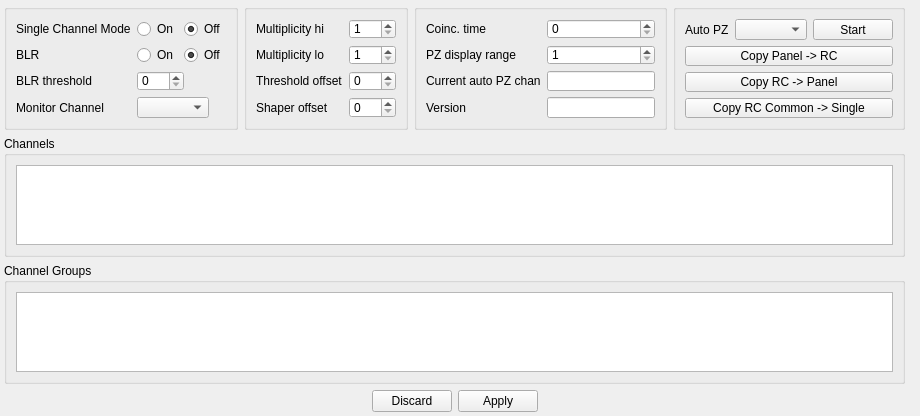
<?xml version="1.0" encoding="UTF-8"?>
<ui version="4.0">
 <class>MSCF16Panel</class>
 <widget class="QWidget" name="MSCF16Panel">
  <property name="geometry">
   <rect>
    <x>0</x>
    <y>0</y>
    <width>920</width>
    <height>416</height>
   </rect>
  </property>
  <property name="sizePolicy">
   <sizepolicy hsizetype="Preferred" vsizetype="Preferred">
    <horstretch>0</horstretch>
    <verstretch>0</verstretch>
   </sizepolicy>
  </property>
  <property name="minimumSize">
   <size>
    <width>920</width>
    <height>400</height>
   </size>
  </property>
  <property name="windowTitle">
   <string>Form</string>
  </property>
  <layout class="QGridLayout" name="gridLayout_4">
   <property name="margin">
    <number>4</number>
   </property>
   <item row="0" column="0">
    <layout class="QHBoxLayout" name="horizontalLayout_10">
     <item>
      <widget class="QGroupBox" name="groupBox">
       <property name="sizePolicy">
        <sizepolicy hsizetype="Fixed" vsizetype="Preferred">
         <horstretch>0</horstretch>
         <verstretch>0</verstretch>
        </sizepolicy>
       </property>
       <property name="title">
        <string/>
       </property>
       <layout class="QFormLayout" name="formLayout">
        <property name="fieldGrowthPolicy">
         <enum>QFormLayout::ExpandingFieldsGrow</enum>
        </property>
        <item row="0" column="0">
         <widget class="QLabel" name="label">
          <property name="toolTip">
           <string>&lt;html&gt;&lt;head/&gt;&lt;body&gt;&lt;p&gt;If set to &amp;quot;On&amp;quot; the individual values for threshold, pz, gain and shaping time are used.&lt;/p&gt;&lt;p&gt;If set to &amp;quot;Off&amp;quot; the values from the &amp;quot;Common&amp;quot; columns are used.&lt;/p&gt;&lt;/body&gt;&lt;/html&gt;</string>
          </property>
          <property name="text">
           <string>Single Channel Mode</string>
          </property>
          <property name="buddy">
           <cstring>rb_singleChanOn</cstring>
          </property>
         </widget>
        </item>
        <item row="0" column="1">
         <layout class="QHBoxLayout" name="horizontalLayout">
          <item>
           <widget class="QRadioButton" name="rb_singleChanOn">
            <property name="text">
             <string>On</string>
            </property>
            <attribute name="buttonGroup">
             <string notr="true">buttonGroup</string>
            </attribute>
           </widget>
          </item>
          <item>
           <widget class="QRadioButton" name="rb_singleChanOff">
            <property name="text">
             <string>Off</string>
            </property>
            <property name="checked">
             <bool>true</bool>
            </property>
            <attribute name="buttonGroup">
             <string notr="true">buttonGroup</string>
            </attribute>
           </widget>
          </item>
         </layout>
        </item>
        <item row="1" column="0">
         <widget class="QLabel" name="label_3">
          <property name="toolTip">
           <string>Baseline restorer</string>
          </property>
          <property name="text">
           <string>BLR</string>
          </property>
          <property name="buddy">
           <cstring>rb_blrOn</cstring>
          </property>
         </widget>
        </item>
        <item row="1" column="1">
         <layout class="QHBoxLayout" name="horizontalLayout_2">
          <item>
           <widget class="QRadioButton" name="rb_blrOn">
            <property name="text">
             <string>On</string>
            </property>
            <attribute name="buttonGroup">
             <string notr="true">buttonGroup_2</string>
            </attribute>
           </widget>
          </item>
          <item>
           <widget class="QRadioButton" name="rb_blrOff">
            <property name="text">
             <string>Off</string>
            </property>
            <property name="checked">
             <bool>true</bool>
            </property>
            <attribute name="buttonGroup">
             <string notr="true">buttonGroup_2</string>
            </attribute>
           </widget>
          </item>
         </layout>
        </item>
        <item row="2" column="0">
         <widget class="QLabel" name="label_7">
          <property name="toolTip">
           <string>Baseline restorer threshold</string>
          </property>
          <property name="text">
           <string>BLR threshold</string>
          </property>
          <property name="buddy">
           <cstring>spin_blrThres</cstring>
          </property>
         </widget>
        </item>
        <item row="2" column="1">
         <widget class="QSpinBox" name="spin_blrThres">
          <property name="maximum">
           <number>255</number>
          </property>
         </widget>
        </item>
        <item row="3" column="0">
         <widget class="QLabel" name="label_6">
          <property name="text">
           <string>Monitor Channel</string>
          </property>
         </widget>
        </item>
        <item row="3" column="1">
         <widget class="QComboBox" name="combo_monitorChannel">
          <property name="maxVisibleItems">
           <number>100</number>
          </property>
          <property name="frame">
           <bool>true</bool>
          </property>
         </widget>
        </item>
       </layout>
       <zorder>label</zorder>
       <zorder>label_3</zorder>
       <zorder>label_7</zorder>
       <zorder>label_6</zorder>
       <zorder>spin_blrThres</zorder>
       <zorder>combo_monitorChannel</zorder>
      </widget>
     </item>
     <item>
      <widget class="QGroupBox" name="groupBox_2">
       <property name="sizePolicy">
        <sizepolicy hsizetype="Fixed" vsizetype="Preferred">
         <horstretch>0</horstretch>
         <verstretch>0</verstretch>
        </sizepolicy>
       </property>
       <property name="title">
        <string/>
       </property>
       <layout class="QFormLayout" name="formLayout_2">
        <item row="0" column="0">
         <widget class="QLabel" name="label_2">
          <property name="text">
           <string>Multiplicity hi</string>
          </property>
          <property name="buddy">
           <cstring>spin_multiplicityHi</cstring>
          </property>
         </widget>
        </item>
        <item row="0" column="1">
         <widget class="QSpinBox" name="spin_multiplicityHi">
          <property name="minimum">
           <number>1</number>
          </property>
          <property name="maximum">
           <number>8</number>
          </property>
         </widget>
        </item>
        <item row="1" column="0">
         <widget class="QLabel" name="label_4">
          <property name="text">
           <string>Multiplicity lo</string>
          </property>
          <property name="buddy">
           <cstring>spin_multiplicityLo</cstring>
          </property>
         </widget>
        </item>
        <item row="1" column="1">
         <widget class="QSpinBox" name="spin_multiplicityLo">
          <property name="minimum">
           <number>1</number>
          </property>
          <property name="maximum">
           <number>8</number>
          </property>
         </widget>
        </item>
        <item row="2" column="0">
         <widget class="QLabel" name="label_5">
          <property name="text">
           <string>Threshold offset</string>
          </property>
          <property name="buddy">
           <cstring>spin_threshOffset</cstring>
          </property>
         </widget>
        </item>
        <item row="2" column="1">
         <widget class="QSpinBox" name="spin_threshOffset">
          <property name="maximum">
           <number>200</number>
          </property>
         </widget>
        </item>
        <item row="3" column="0">
         <widget class="QLabel" name="label_9">
          <property name="text">
           <string>Shaper offset</string>
          </property>
          <property name="buddy">
           <cstring>spin_shaperOffset</cstring>
          </property>
         </widget>
        </item>
        <item row="3" column="1">
         <widget class="QSpinBox" name="spin_shaperOffset">
          <property name="maximum">
           <number>200</number>
          </property>
         </widget>
        </item>
       </layout>
      </widget>
     </item>
     <item>
      <widget class="QGroupBox" name="groupBox_3">
       <property name="sizePolicy">
        <sizepolicy hsizetype="Fixed" vsizetype="Preferred">
         <horstretch>0</horstretch>
         <verstretch>0</verstretch>
        </sizepolicy>
       </property>
       <property name="title">
        <string/>
       </property>
       <layout class="QFormLayout" name="formLayout_3">
        <item row="0" column="0">
         <widget class="QLabel" name="label_8">
          <property name="text">
           <string>Coinc. time</string>
          </property>
          <property name="buddy">
           <cstring>spin_coincTime</cstring>
          </property>
         </widget>
        </item>
        <item row="0" column="1">
         <widget class="QSpinBox" name="spin_coincTime">
          <property name="maximum">
           <number>255</number>
          </property>
         </widget>
        </item>
        <item row="1" column="0">
         <widget class="QLabel" name="label_10">
          <property name="text">
           <string>PZ display range</string>
          </property>
          <property name="buddy">
           <cstring>spin_pzDisplayRange</cstring>
          </property>
         </widget>
        </item>
        <item row="1" column="1">
         <widget class="QSpinBox" name="spin_pzDisplayRange">
          <property name="minimum">
           <number>1</number>
          </property>
          <property name="maximum">
           <number>255</number>
          </property>
         </widget>
        </item>
        <item row="2" column="0">
         <widget class="QLabel" name="label_11">
          <property name="text">
           <string>Current auto PZ chan</string>
          </property>
          <property name="buddy">
           <cstring>le_currAutoPZChan</cstring>
          </property>
         </widget>
        </item>
        <item row="2" column="1">
         <widget class="QLineEdit" name="le_currAutoPZChan">
          <property name="readOnly">
           <bool>true</bool>
          </property>
         </widget>
        </item>
        <item row="3" column="0">
         <widget class="QLabel" name="label_12">
          <property name="text">
           <string>Version</string>
          </property>
          <property name="buddy">
           <cstring>le_version</cstring>
          </property>
         </widget>
        </item>
        <item row="3" column="1">
         <widget class="QLineEdit" name="le_version">
          <property name="readOnly">
           <bool>true</bool>
          </property>
         </widget>
        </item>
       </layout>
      </widget>
     </item>
     <item>
      <widget class="QGroupBox" name="groupBox_5">
       <property name="title">
        <string/>
       </property>
       <layout class="QGridLayout" name="gridLayout">
        <item row="0" column="0" colspan="2">
         <layout class="QHBoxLayout" name="horizontalLayout_4">
          <item>
           <widget class="QLabel" name="label_13">
            <property name="text">
             <string>Auto PZ</string>
            </property>
           </widget>
          </item>
          <item>
           <widget class="QComboBox" name="combo_autoPZChan"/>
          </item>
          <item>
           <widget class="QPushButton" name="pb_autoPZ">
            <property name="text">
             <string>Start</string>
            </property>
           </widget>
          </item>
         </layout>
        </item>
        <item row="1" column="0" colspan="2">
         <widget class="QPushButton" name="pb_copyPanel2RC">
          <property name="text">
           <string>Copy Panel -&gt; RC</string>
          </property>
         </widget>
        </item>
        <item row="2" column="0" colspan="2">
         <widget class="QPushButton" name="pb_copyRC2Panel">
          <property name="text">
           <string>Copy RC -&gt; Panel</string>
          </property>
         </widget>
        </item>
        <item row="3" column="0" colspan="2">
         <widget class="QPushButton" name="pb_copyCommon2Single">
          <property name="text">
           <string>Copy RC Common -&gt; Single</string>
          </property>
         </widget>
        </item>
       </layout>
      </widget>
     </item>
    </layout>
   </item>
   <item row="1" column="0">
    <widget class="QGroupBox" name="groupBox_6">
     <property name="title">
      <string>Channels</string>
     </property>
     <layout class="QGridLayout" name="gridLayout_2">
      <item row="0" column="0">
       <widget class="QTableView" name="tv_channels">
        <property name="sizePolicy">
         <sizepolicy hsizetype="Preferred" vsizetype="Preferred">
          <horstretch>0</horstretch>
          <verstretch>0</verstretch>
         </sizepolicy>
        </property>
        <property name="minimumSize">
         <size>
          <width>0</width>
          <height>80</height>
         </size>
        </property>
        <property name="selectionMode">
         <enum>QAbstractItemView::SingleSelection</enum>
        </property>
        <attribute name="horizontalHeaderHighlightSections">
         <bool>false</bool>
        </attribute>
        <attribute name="verticalHeaderHighlightSections">
         <bool>false</bool>
        </attribute>
       </widget>
      </item>
     </layout>
    </widget>
   </item>
   <item row="2" column="0">
    <widget class="QGroupBox" name="groupBox_4">
     <property name="title">
      <string>Channel Groups</string>
     </property>
     <layout class="QGridLayout" name="gridLayout_3">
      <item row="0" column="0">
       <widget class="QTableView" name="tv_channelGroups">
        <property name="sizePolicy">
         <sizepolicy hsizetype="Preferred" vsizetype="Preferred">
          <horstretch>0</horstretch>
          <verstretch>0</verstretch>
         </sizepolicy>
        </property>
        <property name="minimumSize">
         <size>
          <width>0</width>
          <height>80</height>
         </size>
        </property>
        <property name="selectionMode">
         <enum>QAbstractItemView::SingleSelection</enum>
        </property>
        <attribute name="horizontalHeaderHighlightSections">
         <bool>false</bool>
        </attribute>
        <attribute name="verticalHeaderHighlightSections">
         <bool>false</bool>
        </attribute>
       </widget>
      </item>
     </layout>
    </widget>
   </item>
   <item row="3" column="0">
    <layout class="QHBoxLayout" name="horizontalLayout_3">
     <item>
      <spacer name="horizontalSpacer">
       <property name="orientation">
        <enum>Qt::Horizontal</enum>
       </property>
       <property name="sizeHint" stdset="0">
        <size>
         <width>40</width>
         <height>20</height>
        </size>
       </property>
      </spacer>
     </item>
     <item>
      <widget class="QDialogButtonBox" name="buttonBox">
       <property name="sizePolicy">
        <sizepolicy hsizetype="Fixed" vsizetype="Fixed">
         <horstretch>0</horstretch>
         <verstretch>0</verstretch>
        </sizepolicy>
       </property>
       <property name="standardButtons">
        <set>QDialogButtonBox::Apply|QDialogButtonBox::Discard</set>
       </property>
      </widget>
     </item>
     <item>
      <spacer name="horizontalSpacer_2">
       <property name="orientation">
        <enum>Qt::Horizontal</enum>
       </property>
       <property name="sizeHint" stdset="0">
        <size>
         <width>40</width>
         <height>20</height>
        </size>
       </property>
      </spacer>
     </item>
    </layout>
   </item>
   <item row="1" column="1">
    <spacer name="horizontalSpacer_3">
     <property name="orientation">
      <enum>Qt::Horizontal</enum>
     </property>
     <property name="sizeHint" stdset="0">
      <size>
       <width>1</width>
       <height>20</height>
      </size>
     </property>
    </spacer>
   </item>
   <item row="4" column="0">
    <spacer name="verticalSpacer">
     <property name="orientation">
      <enum>Qt::Vertical</enum>
     </property>
     <property name="sizeHint" stdset="0">
      <size>
       <width>20</width>
       <height>1</height>
      </size>
     </property>
    </spacer>
   </item>
  </layout>
 </widget>
 <tabstops>
  <tabstop>rb_singleChanOn</tabstop>
  <tabstop>rb_singleChanOff</tabstop>
  <tabstop>rb_blrOn</tabstop>
  <tabstop>rb_blrOff</tabstop>
  <tabstop>spin_blrThres</tabstop>
  <tabstop>spin_multiplicityHi</tabstop>
  <tabstop>spin_multiplicityLo</tabstop>
  <tabstop>spin_threshOffset</tabstop>
  <tabstop>spin_shaperOffset</tabstop>
  <tabstop>spin_coincTime</tabstop>
  <tabstop>spin_pzDisplayRange</tabstop>
  <tabstop>le_currAutoPZChan</tabstop>
  <tabstop>le_version</tabstop>
  <tabstop>combo_autoPZChan</tabstop>
  <tabstop>pb_autoPZ</tabstop>
  <tabstop>tv_channels</tabstop>
  <tabstop>tv_channelGroups</tabstop>
  <tabstop>buttonBox</tabstop>
 </tabstops>
 <resources/>
 <connections/>
 <buttongroups>
  <buttongroup name="buttonGroup_2"/>
  <buttongroup name="buttonGroup"/>
 </buttongroups>
</ui>
